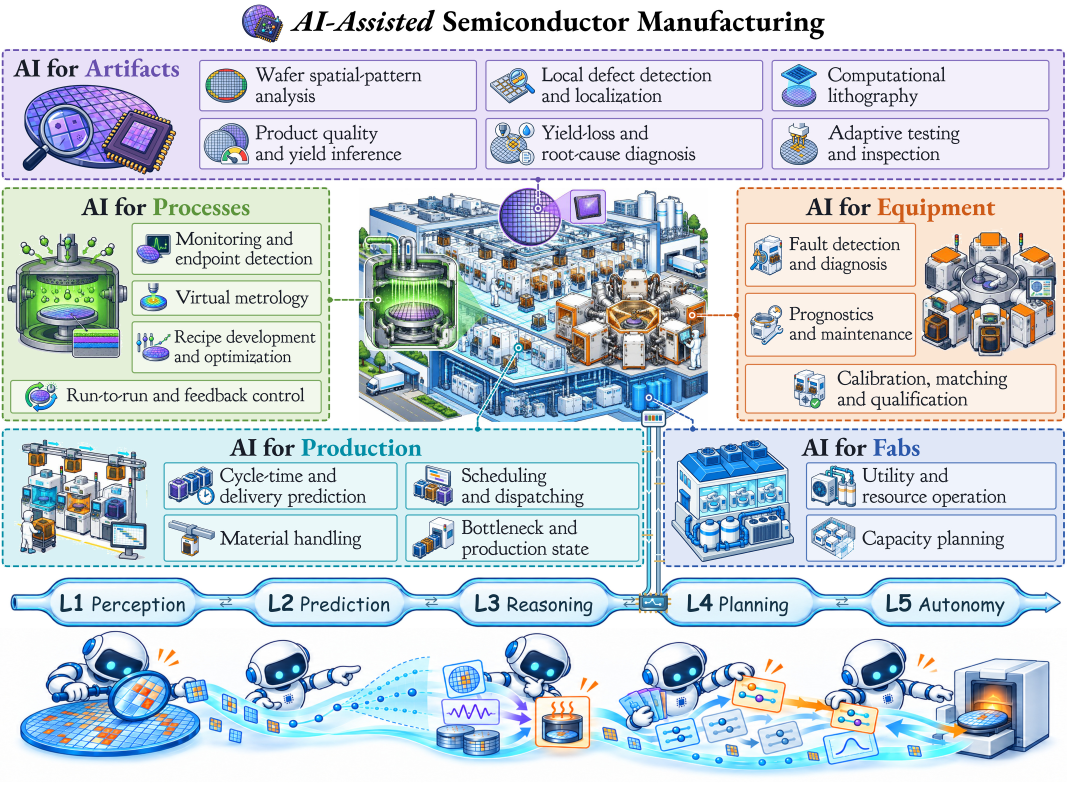
#> input picture docs/assets/overview-13f65796.jpg, 3200 x 2368 px (shown at 1/3 size)
$ python build_web_figures.py
#> lines starting #> are read from the running program, lines starting #| are printed output that depends on the picture
"""Encode responsive web copies of the approved figures (requires Pillow).

Keep the source JPEGs for the README and sharing. No recoloring or redrawing.
"""

from pathlib import Path

from PIL import Image


ROOT = Path(__file__).resolve().parents[1]
ASSETS = ROOT / "docs/assets"


def main():
    for source, widths in (
        ("overview-13f65796.jpg", (1600, 3200)),
        ("wafer-to-chip.jpg", (1400, 2800)),
    ):
        with Image.open(ASSETS / source) as image:
#> image is the input picture: PIL image 3200x2368 RGB; mean R, G, B 200.9, 211.1, 218.8
            for width in widths:
                height = round(image.height * width / image.width)
                variant = image.resize((width, height), Image.Resampling.LANCZOS)
                target = ASSETS / "web" / f"{Path(source).stem}-{width}.webp"
                variant.save(target, quality=90, method=6)
                print(f"{target.relative_to(ROOT)}: {target.stat().st_size:,} bytes")
#> this loop made 1 pass
#> pass 1, in main, `variant = image.resize((width, height), Image.Resampling.LANCZOS)`:
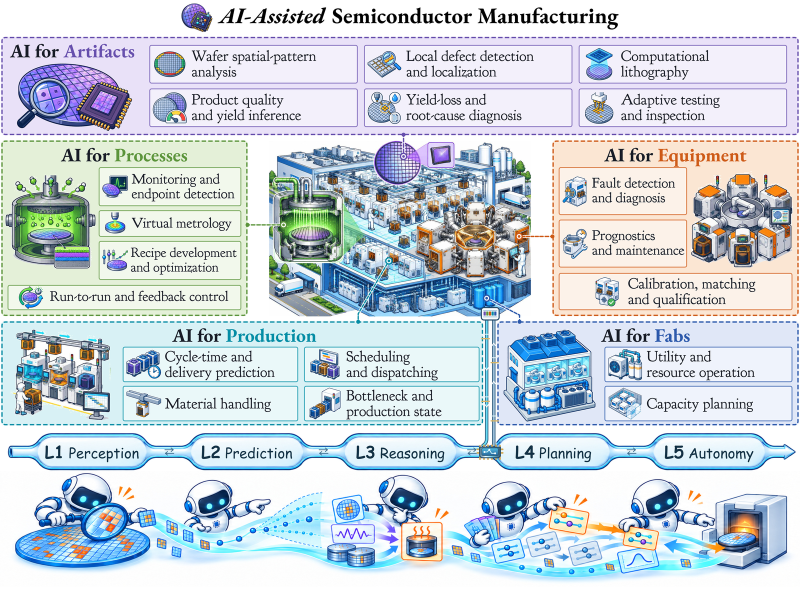
#> variant: PIL image 1600x1184 RGB (shown at 1/2 size); mean R, G, B 200.8, 211, 218.6


if __name__ == "__main__":
#> (the run stopped early here; a loop or call above may not have finished)
